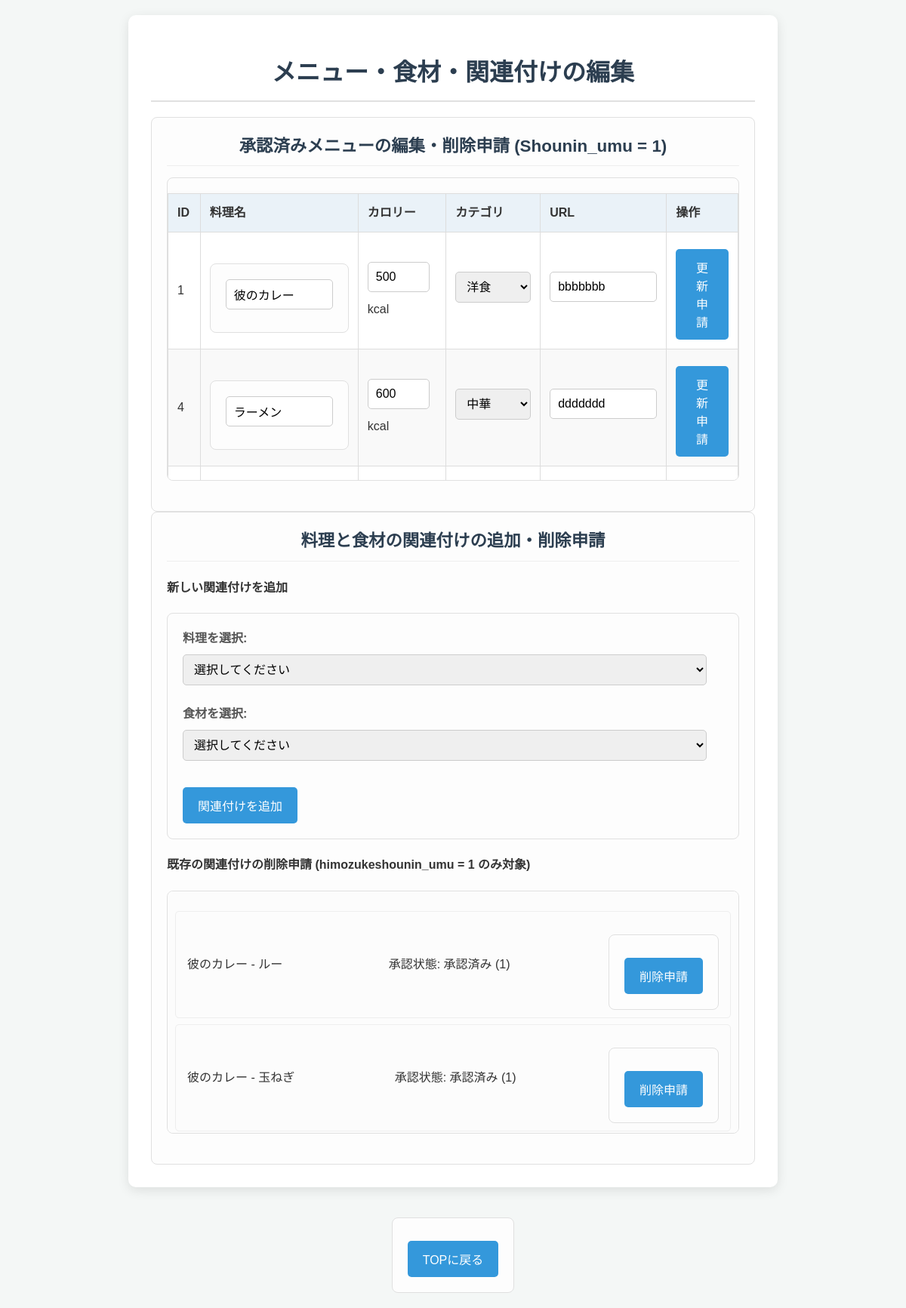
Before: /menu_edit.php with the older database file.
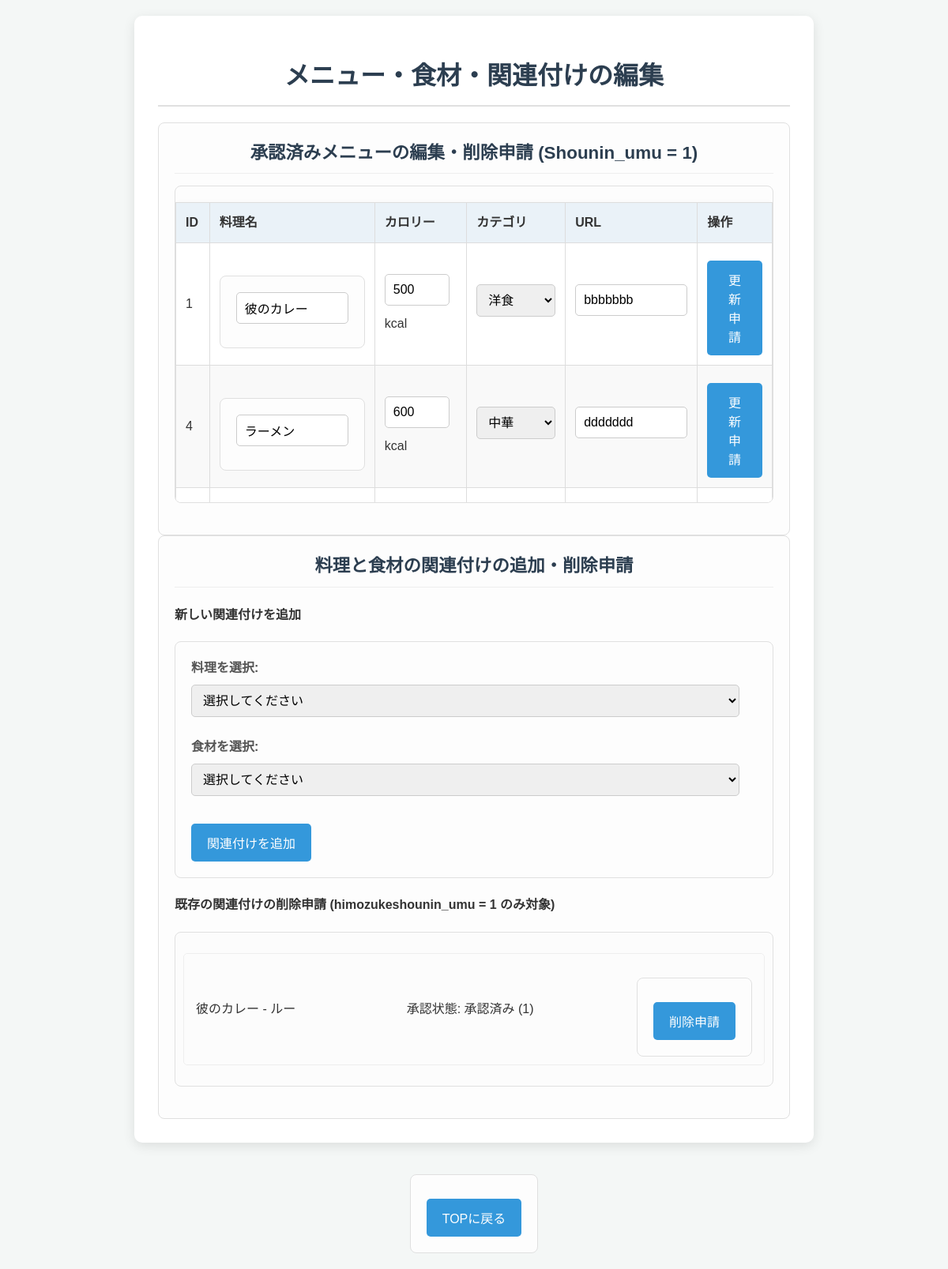
After: the same page with the newer database file.
### tables this page shows
CREATE TABLE `dishes` (
  `dish_id` int(11) NOT NULL,
  `dish_name` varchar(255) NOT NULL,
  `calories` int(11) DEFAULT NULL,
  `dish_category` varchar(255) NOT NULL,
  `menu_url` varchar(255) NOT NULL,
  `Shounin_umu` int(1) NOT NULL
);

CREATE TABLE `dish_ingredients` (
  `dish_ingredient_id` int(11) NOT NULL,
  `dish_id` int(11) NOT NULL,
  `ingredient_id` int(11) NOT NULL,
  `himozukeshounin_umu` int(1) NOT NULL
);

CREATE TABLE `ingredients` (
  `ingredient_id` int(11) NOT NULL,
  `ingredient_name` varchar(255) NOT NULL,
  `shounin_umu` int(1) NOT NULL
);

### htdocs/menu_edit.php (the view, shortened to what this page needs)
<!DOCTYPE html>
<html lang="ja">
<head>
    <link rel="stylesheet" href="style.css">
</head>
<body>
    <?php
    $dbServer = isset($_ENV['MYSQL_SERVER'])    ? $_ENV['MYSQL_SERVER']      : '127.0.0.1';
    $dbUser = isset($_SERVER['MYSQL_USER'])     ? $_SERVER['MYSQL_USER']     : 'testuser';
    $dbPass = isset($_SERVER['MYSQL_PASSWORD']) ? $_SERVER['MYSQL_PASSWORD'] : 'pass';
    $dbName = isset($_SERVER['MYSQL_DB'])       ? $_SERVER['MYSQL_DB']       : 'mydb';
    $conn = new mysqli($dbServer, $dbUser, $dbPass, $dbName);
    $conn->set_charset("utf8mb4");
    $dishes_query = $conn->query("SELECT dish_id, dish_name, calories, dish_category, menu_url FROM dishes WHERE Shounin_umu = 1 ORDER BY dish_id ASC");
    ?>
    <div class="container">
        <h1>メニュー・食材・関連付けの編集</h1>
        <div class="section">
            <h3>承認済みメニューの編集・削除申請 (Shounin_umu = 1)</h3>
            <?php if ($dishes_query->num_rows > 0): ?>
                <div class="scrollable-table-container"> <table>
                        <thead>
                            <tr>
                                <th>ID</th>
                                <th>料理名</th>
                                <th>カロリー</th>
                                <th>カテゴリ</th>
                                <th>URL</th>
                                <th>操作</th>
                            </tr>
                        </thead>
                        <tbody>
                            <?php while ($row = $dishes_query->fetch_assoc()): ?>
                                <tr>
                                    <td><?php echo $row['dish_id']; ?></td>
                                    <td>
                                        <form method="post" style="display:inline-block;">
                                            <input type="text" name="dish_name" value="<?php echo htmlspecialchars($row['dish_name']); ?>" required style="width: 120px;">
                                    </td>
                                    <td><input type="number" name="calories" value="<?php echo $row['calories']; ?>" required style="width: 60px;"> kcal</td>
                                    <td>
                                        <select name="dish_category" required style="width: 100px;">
                                            <option value="洋食" <?php if ($row['dish_category'] == '洋食') echo 'selected'; ?>>洋食</option>
                                            <option value="中華" <?php if ($row['dish_category'] == '中華') echo 'selected'; ?>>中華</option>
                                        </select>
                                    </td>
                                    <td><input type="url" name="menu_url" value="<?php echo htmlspecialchars($row['menu_url']); ?>" required style="width: 120px;"></td>
                                    <td>
                                            <button type="submit" name="update_dish" class="update-btn">更新申請</button>
                                    </td>
                                </tr>
                            <?php endwhile; ?>
                        </tbody>
                    </table>
                </div> <?php else: ?>
                <p>現在、承認済みのメニューはありません。</p>
            <?php endif; ?>
        </div>
        <div class="section">
            <h3>料理と食材の関連付けの追加・削除申請</h3>
            <h4>新しい関連付けを追加</h4>
            <form method="post">
                <div class="form-group">
                    <label for="dish_id_for_link">料理を選択:</label>
                    <select id="dish_id_for_link" name="dish_id_for_link" required>
                        <option value="">選択してください</option>
                    </select>
                </div>
                <div class="form-group">
                    <label for="ingredient_id_for_link">食材を選択:</label>
                    <select id="ingredient_id_for_link" name="ingredient_id_for_link" required>
                        <option value="">選択してください</option>
                    </select>
                </div>
                <button type="submit" name="add_dish_ingredient" class="add-btn">関連付けを追加</button>
            </form>
            <h4>既存の関連付けの削除申請 (himozukeshounin_umu = 1 のみ対象)</h4>
            <?php
            $dish_ingredients_query_for_delete = $conn->query("SELECT dish_ingredients.dish_ingredient_id, dishes.dish_name, ingredients.ingredient_name,  dish_ingredients.himozukeshounin_umu
    FROM dish_ingredients
    JOIN dishes ON dish_ingredients.dish_id = dishes.dish_id
    JOIN ingredients ON dish_ingredients.ingredient_id = ingredients.ingredient_id
    WHERE dishes.Shounin_umu IN (1, 6) -- 承認済みと変更申請中を表示
    ORDER BY dish_ingredients.dish_id ASC
");
            if ($dish_ingredients_query_for_delete->num_rows > 0): ?>
                <div class="scrollable-list-container"> <ul class="dish-ingredient-list">
                        <?php while ($row = $dish_ingredients_query_for_delete->fetch_assoc()): ?>
                                <li class="dish-ingredient-item <?php echo ($row['himozukeshounin_umu'] == 6 ? 'status-6' : ''); ?>">
                                    <span><?php echo htmlspecialchars($row['dish_name']) . " - " . htmlspecialchars($row['ingredient_name']); ?></span>
                                    <span style="margin-left: 10px; min-width: 120px;">
                                        承認状態: <?php
                                        if ($row['himozukeshounin_umu'] == 1) echo "承認済み (1)";
                                        else if ($row['himozukeshounin_umu'] == 6) echo "変更申請中 (6)";
                                        else echo "不明";
                                        ?>
                                    </span>
                                    <form method="post">
                                        <button type="submit" name="remove_dish_ingredient" onclick="return confirm('この関連付けの削除を申請しますか？管理者の承認後に削除されます。');" class="reject-btn">削除申請</button>
                                    </form>
                                </li>
                            <?php endwhile; ?>
                        </ul>
                    </div> <?php else: ?>
                    <p>料理と材料の関連付けがありません。</p>
                <?php endif; ?>
            </div>
        </div>
    <form action="TOP.php" method="get" style="margin-top: 20px;">
        <input type="submit" value="TOPに戻る">
    </form>
</body>
</html>

### htdocs/style.css (style rules this page uses)
body { font-family: 'Arial', sans-serif; line-height: 1.6; margin: 0; padding: 20px; background-color: #f4f7f6; color: #333; display: flex; flex-direction: column; align-items: center; min-height: 100vh; }
.container { background-color: #ffffff; padding: 30px; border-radius: 10px; box-shadow: 0 4px 15px rgba(0, 0, 0, 0.1); width: 100%; max-width: 800px; margin-bottom: 20px; }
h1, h2, h3 { color: #2c3e50; text-align: center; margin-bottom: 20px; border-bottom: 2px solid #e0e0e0; padding-bottom: 10px; }
h3 { font-size: 1.4em; }
form { margin-top: 20px; padding: 20px; border: 1px solid #e0e0e0; border-radius: 8px; background-color: #fdfdfd; }
.form-group { margin-bottom: 15px; }
label { display: block; margin-bottom: 8px; font-weight: bold; color: #555; }
input[type="text"], input[type="password"], input[type="number"], input[type="url"], select, textarea { width: calc(100% - 22px); padding: 10px; margin-bottom: 10px; border: 1px solid #ccc; border-radius: 5px; font-size: 1em; }
button[type="submit"], input[type="submit"] { background-color: #3498db; color: white; padding: 12px 20px; border: none; border-radius: 5px; cursor: pointer; font-size: 1em; transition: background-color 0.3s ease; margin-top: 10px; display: inline-block; }
.scrollable-table-container { max-height: 400px; overflow-y: auto; margin-bottom: 20px; border: 1px solid #e0e0e0; border-radius: 8px; }
.scrollable-table-container table { width: 100%; border-collapse: collapse; }
.scrollable-table-container thead th { position: sticky; top: 0; background-color: #eaf2f8; z-index: 10; box-shadow: 0 2px 2px -1px rgba(0, 0, 0, 0.1); }
.scrollable-list-container { max-height: 300px; overflow-y: auto; margin-top: 15px; margin-bottom: 20px; border: 1px solid #e0e0e0; border-radius: 8px; padding: 10px; background-color: #fcfcfc; }
table { width: 100%; border-collapse: collapse; margin-top: 20px; box-shadow: 0 2px 8px rgba(0, 0, 0, 0.05); background-color: #ffffff; }
th, td { border: 1px solid #ddd; padding: 12px; text-align: left; }
th { background-color: #eaf2f8; color: #333; font-weight: bold; }
tr:nth-child(even) { background-color: #f9f9f9; }
.reject-btn { background-color: #dc3545; }
.section { flex: 1; min-width: 300px; border: 1px solid #e0e0e0; padding: 20px; border-radius: 8px; background-color: #fdfdfd; }
.section h3 { margin-top: 0; margin-bottom: 15px; border-bottom: 1px solid #eee; padding-bottom: 8px; }
.dish-ingredient-list { list-style: none; padding: 0; }
.dish-ingredient-item { display: flex; align-items: center; justify-content: space-between; padding: 10px 15px; border: 1px solid #eee; margin-bottom: 8px; border-radius: 5px; background-color: #fcfcfc; }
.dish-ingredient-item span { flex-grow: 1; }

Changed rows visible on the page:
removed dish_ingredients: dish.dish_name "彼のカレー", ingredient.ingredient_name "玉ねぎ", himozukeshounin_umu "承認済み (1)"
